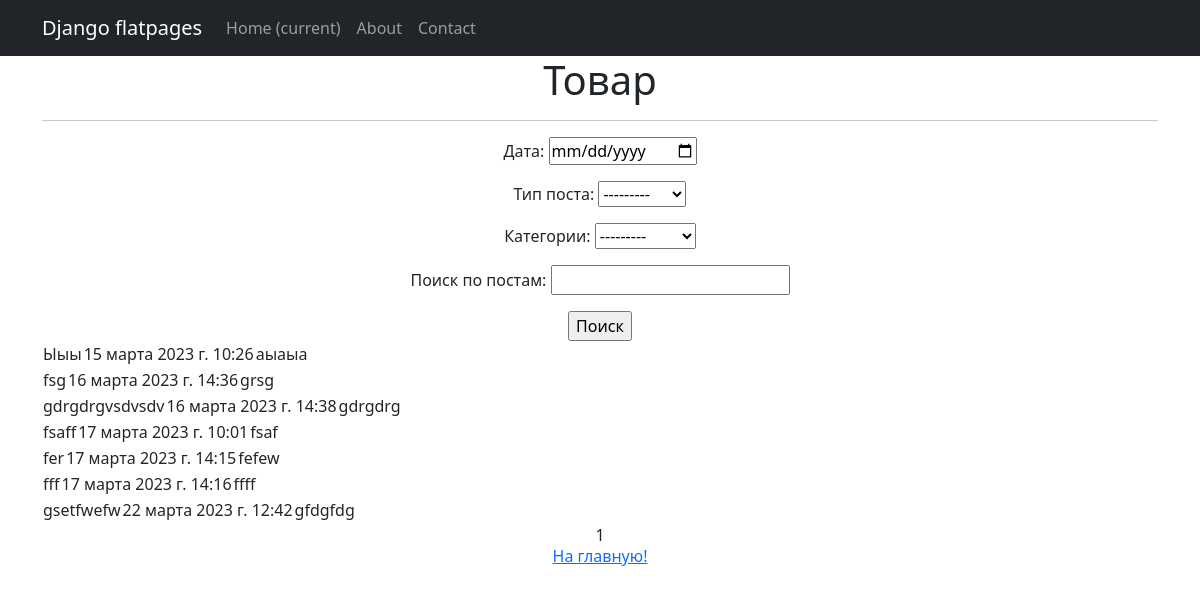
Page /news/search/ on the earlier database version.
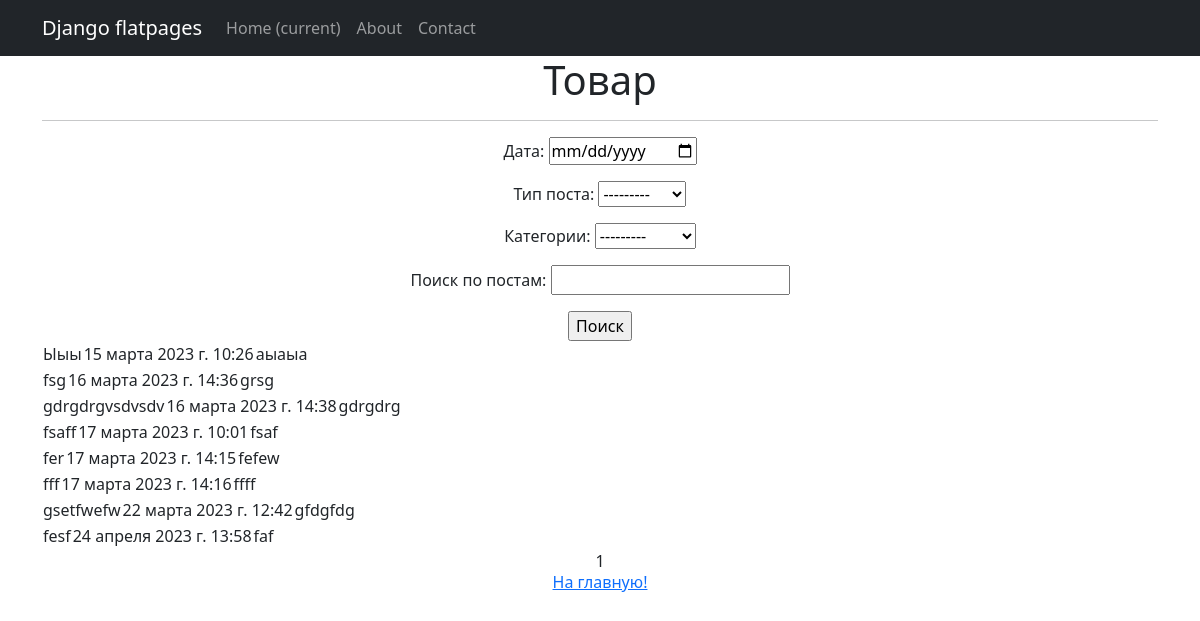
Same page on the later database version.
### appnews/models.py (models this page shows, shortened)
class Post(models.Model):
    author = models.ForeignKey(Author, on_delete=models.CASCADE)
    NEWS = 'NW'
    ARTICLE = 'AR'
    CATEGORY_CHOIESES = (
        (NEWS, 'Новость'),
        (ARTICLE, 'Статья')
    )
    categoryType = models.CharField(max_length=2, choices=CATEGORY_CHOIESES, default=ARTICLE)
    dateCreation = models.DateTimeField(auto_now_add=True)
    postCategory = models.ManyToManyField('Category', through='PostCategory')
    title = models.CharField(max_length=128)
    text = models.TextField()
    rating = models.SmallIntegerField(default=0)
    class Meta:
        verbose_name = 'Пост'
        verbose_name_plural = 'Посты'

### appnews/views.py (the view)
# urls.py: path('search/', PostSearch.as_view(), name='post_search'),
class PostSearch(ListView):
    model = Post
    template_name = 'post_search.html'
    context_object_name = 'post_search'
    paginate_by = 10
    def get_queryset(self):
        queryset = super().get_queryset()
        self.filterset = PostFilter(self.request.GET, queryset)
        return self.filterset.qs
    def get_context_data(self, **kwargs):
        context = super().get_context_data(**kwargs)
        context['filterset'] = self.filterset
        return context

### appnews/models.py (called while the page is built)
    def __str__(self):
        return self.name.title()

### templates/post_search.html (shortened to what this page needs)
{% extends 'flatpages/default.html' %}
{% load custom_filters %}
{% load custom_tags %}
{% block content %}
<h1> Товар </h1>
<hr>
<form action="" method="get">
    {{ filterset.form.as_p }}
    <input type="submit" value="Поиск"  />
</form>
    {% if post_search %}
        {% for i in post_search %}
        <table>
           <tr>
               <td>{{ i.title }}</td>
               <td>{{ i.dateCreation }}</td>
               <td>{{ i.text|filter_message }}</td>
           </tr>
        </table>
        {% endfor %}
    {% else%}
     <h2>Введите поиск!</h2>
    {% endif %}
   {{ page_obj.number }}
<h6><a href="{% url 'start_new' %}"> На главную! </a></h6>
{% endblock content %}

Differences in the rows shown:
added Post: title "fesf", dateCreation "24 апреля 2023 г. 13:58", text|filter_message "faf"
